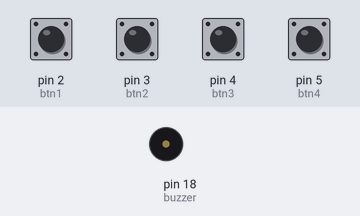
Simulated run of this program. Board: MicroPython board. Shown: buzzer (waves = sounding). The test bench sets the inputs (shaded band); at power-on: pin 2 (btn1), pin 3 (btn2), pin 4 (btn3), pin 5 (btn4) HIGH.

Above: at 1.2 s.
1.3 s: pin 2 (btn1) pulled LOW for 0.15 s
At 1.37 s:
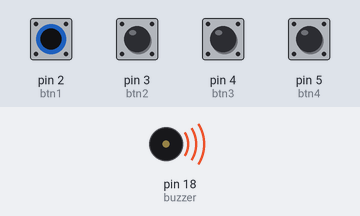
Timing chart, 0 to 4.3 s (numbered marks = the images above; inputs shaded):
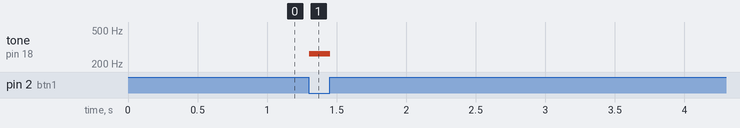

The program:

7.2_Mini_piano.py
```python
"""
@file       7.2_Mini_piano.py
@brief      Project that turns four buttons and a passive buzzer into a small piano. Each button has its own
            frequency, and pressing it plays that note for as long as you hold the button down.
            It builds on the button reading from section 2.1 and the buzzer from section 2.4.
            For details, connection diagram and more, check out the example documentation at: <link placeholder>

@author     Josip Šimun Kuči @ soldered.com
"""

"""
PWM switches a pin on and off very quickly, and feeding that into a buzzer is what makes it produce a sound. The
switching speed is what we hear as the pitch.
"""
from machine import Pin, PWM
import time

"""
This is a variable to which we pass the number of pin that we had connected the buzzer to.
The NULA board has a pin naming logic as follows: IO18, where 18 is the number that we give to the variable.
If you wish to use a different pin, make sure you are using a IO__ marked pin.
"""
BUZZER_PIN = 18

"""
These are the variables to which we pass the numbers of pins that we had connected the four BUTTONS to. Each button
gets a pin of its own, because the board has to be able to tell them apart.
"""
BTN1 = 2
BTN2 = 3
BTN3 = 4
BTN4 = 5

"""
These are the frequencies of the four notes, in Hertz. A frequency is how many times per second the buzzer moves back
and forth, and it is what our ears hear as the pitch of the sound: the higher the number, the higher the note.
The names come from the musical scale, where C4 is the C in the middle of a piano keyboard. Feel free to experiment
with these values, or look up the frequencies of other notes and build your own scale.
"""
NOTE_C4 = 262
NOTE_D4 = 294
NOTE_E4 = 330
NOTE_F4 = 349

"""
Here we create our four Pin objects for the buttons. Pin.IN tells the board that these pins should read a value
instead of writing one, and Pin.PULL_UP switches on a resistor inside the chip that ties each pin to 3.3V while its
button is released. That means a pin reads high (1) when its button is up and low (0) while it is pressed.
"""
btn1 = Pin(BTN1, Pin.IN, Pin.PULL_UP)
btn2 = Pin(BTN2, Pin.IN, Pin.PULL_UP)
btn3 = Pin(BTN3, Pin.IN, Pin.PULL_UP)
btn4 = Pin(BTN4, Pin.IN, Pin.PULL_UP)

"""
Here we create our PWM object for the buzzer. duty_u16() sets what fraction of the time the pin stays on, as a number
from 0 (always off) to 65535 (always on). Half of that is the even on-off switching that gives a buzzer its clearest
tone, so we use it as our "sound on" value and 0 as our "sound off" value.
"""
buzzer = PWM(Pin(BUZZER_PIN))
SOUND_ON = 32768
SOUND_OFF = 0

# Start with the buzzer silent, so it makes no noise before any button is pressed.
buzzer.duty_u16(SOUND_OFF)


def play_note(frequency):
    """
    This is a function we wrote ourselves. It starts a note and leaves it playing.
    freq() sets how fast the pin switches, which is the pitch, and duty_u16() then starts the sound.
    """
    buzzer.freq(frequency)
    buzzer.duty_u16(SOUND_ON)


def stop_note():
    """
    This function stops whatever sound the buzzer was making, which is what makes the note stop as soon as you let go
    of the button.
    """
    buzzer.duty_u16(SOUND_OFF)


while True:

    """
    value() is a function that reads the value from a pin, either 1 (high) or 0 (low). Because of the pull-up
    resistors, a pressed button reads 0.
    Notice the "elif" chain: the board checks the buttons in order and stops at the first one it finds pressed, so
    pressing two buttons at once plays only the note that comes first in this list.
    """
    if btn1.value() == 0:
        play_note(NOTE_C4)
    elif btn2.value() == 0:
        play_note(NOTE_D4)
    elif btn3.value() == 0:
        play_note(NOTE_E4)
    elif btn4.value() == 0:
        play_note(NOTE_F4)
    else:

        # If none of the buttons is pressed we end up here, and the buzzer goes silent.
        stop_note()

    """
    time.sleep_ms() pauses the program for the given number of milliseconds. This very short pause gives the button
    contacts a moment to settle, which stops a single press from being read as several. Section 2.2 explains this in
    detail under the name debouncing.
    """
    time.sleep_ms(50)
```

Measured:
- after the input at 1.3 s, tone on pin 18 (buzzer): silent → 262 Hz at once, → silent 0.15 s later
